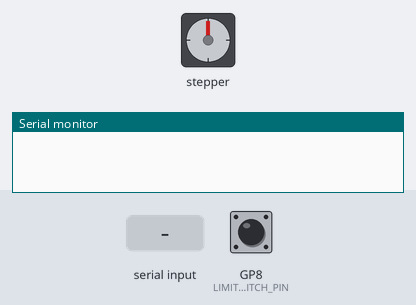
Bench run of a sketch on a simulated Raspberry Pi Pico. Shown: stepper motor, the last lines printed to the serial monitor. The test bench sets the inputs (shaded band); at power-on: GP8 (LIMIT_SWITCH_PIN) HIGH. Stepper angles assume 200 steps per turn.

Above: at 1.2 s.
1.3 s: "HOME\n" received over Serial
At 1.9 s:
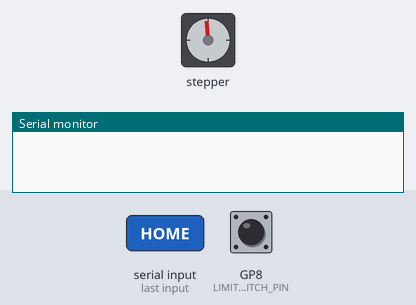
4.3 s: "MOVE\n" received over Serial
7.3 s: "HOME\n" received over Serial
10.3 s: GP8 (LIMIT_SWITCH_PIN) pulled LOW for 3.2 s
At 14.4 s:
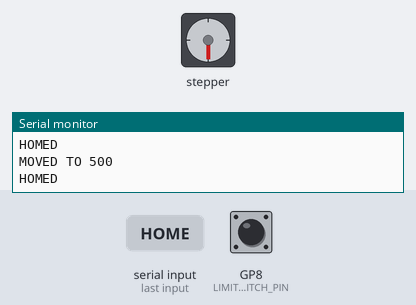
15.0 s: "MOVE\n" received over Serial
At 15.9 s:
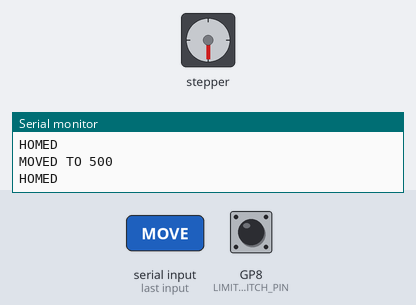
Timing chart, 0 to 19.0 s (numbered marks = the images above; inputs shaded):
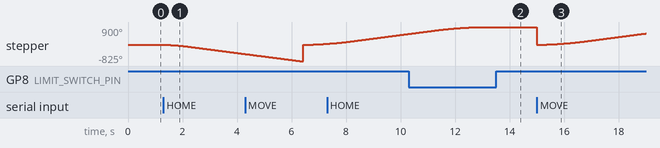

Measured:
- after the input at 1.3 s, stepper: keeps turning counter-clockwise at about 157°/s, starting at once
- after the input at 10.3 s, stepper: goes on until 13.2 s, then stays 900°
- after the input at 15.0 s, stepper: turns 899° counter-clockwise in 0.00 s, then 573° clockwise in 3.9 s

The sketch:

motor_stepper_345.ino
```cpp
// snippet: motor_stepper_345
// tags: motor, stepper, direction, accelstepper
// not-tags: 28byj48, uln2003, 4wire, 2048
// boards: avr, esp32, megaavr, nano33iot, romi32u4, rp2040
// library: AccelStepper
// description: Home an AccelStepper (step=3, dir=4) to a limit switch on pin 8 (active LOW, INPUT_PULLUP)
// prompts: accelstepper, (step=3, dir=4), limit, switch, (active
// verified: compile-only
// source: kd-generated (id 345)
// exact-include: AccelStepper.h

#include <AccelStepper.h>

AccelStepper stepper(AccelStepper::DRIVER, 3, 4);
const int LIMIT_SWITCH_PIN = 8;

void setup() {
  Serial.begin(9600);
  pinMode(LIMIT_SWITCH_PIN, INPUT_PULLUP);
  stepper.setMaxSpeed(100);
  stepper.setAcceleration(50);
}

void loop() {
  if (Serial.available() > 0) {
    String command = Serial.readStringUntil('\n');
    if (command == "HOME") {
      unsigned long tHome = millis();
      while (digitalRead(LIMIT_SWITCH_PIN) == HIGH) {
        stepper.move(-100);  // relative move (steps added to current pos); call ONCE
        stepper.run();  // MUST be called every loop iteration to step the motor
        if (millis() - tHome > 5000) {  // give up if the endstop never triggers
          Serial.println("HOME timeout");
          break;
        }
      }
      stepper.setCurrentPosition(0);
      Serial.println("HOMED");
    } else if (command == "MOVE") {
      stepper.moveTo(500);  // absolute target position (steps); call ONCE, not every loop
      while (stepper.distanceToGo() != 0) {
        stepper.run();  // MUST be called every loop iteration to step the motor
      }
      Serial.println("MOVED TO 500");
    }
  }
}
```
